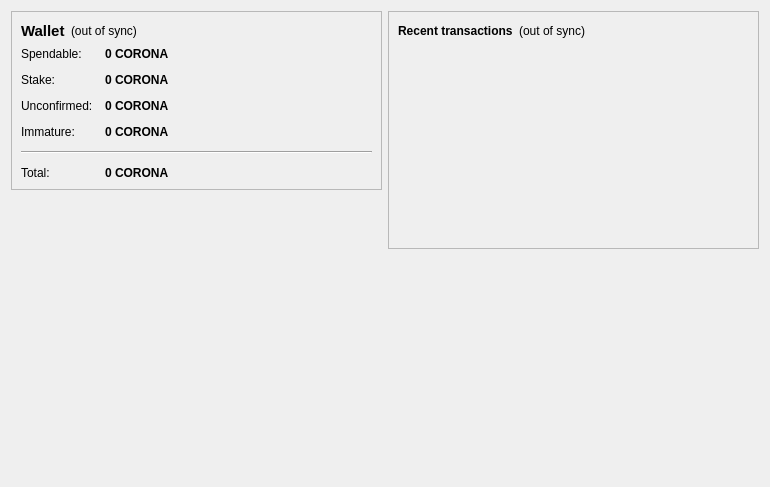
<?xml version="1.0" encoding="UTF-8"?>
<ui version="4.0">
 <class>OverviewPage</class>
 <widget class="QWidget" name="OverviewPage">
  <property name="geometry">
   <rect>
    <x>0</x>
    <y>0</y>
    <width>770</width>
    <height>487</height>
   </rect>
  </property>
  <property name="windowTitle">
   <string>Form</string>
  </property>
  <layout class="QHBoxLayout" name="horizontalLayout" stretch="1,1">
   <item>
    <layout class="QVBoxLayout" name="verticalLayout_2">
     <item>
      <widget class="QFrame" name="frame">
       <property name="frameShape">
        <enum>QFrame::StyledPanel</enum>
       </property>
       <property name="frameShadow">
        <enum>QFrame::Raised</enum>
       </property>
       <layout class="QVBoxLayout" name="verticalLayout_4">
        <item>
         <layout class="QHBoxLayout" name="horizontalLayout_4">
          <item>
           <widget class="QLabel" name="label_5">
            <property name="font">
             <font>
              <pointsize>11</pointsize>
              <weight>75</weight>
              <bold>true</bold>
             </font>
            </property>
            <property name="text">
             <string>Wallet</string>
            </property>
           </widget>
          </item>
          <item>
           <widget class="QLabel" name="labelWalletStatus">
            <property name="toolTip">
             <string>The displayed information may be out of date. Your wallet automatically synchronizes with the corona network after a connection is established, but this process has not completed yet.</string>
            </property>
            <property name="styleSheet">
             <string notr="true"/>
            </property>
            <property name="text">
             <string notr="true">(out of sync)</string>
            </property>
            <property name="alignment">
             <set>Qt::AlignLeading|Qt::AlignLeft|Qt::AlignVCenter</set>
            </property>
           </widget>
          </item>
          <item>
           <spacer name="horizontalSpacer_2">
            <property name="orientation">
             <enum>Qt::Horizontal</enum>
            </property>
            <property name="sizeHint" stdset="0">
             <size>
              <width>40</width>
              <height>20</height>
             </size>
            </property>
           </spacer>
          </item>
         </layout>
        </item>
        <item>
         <layout class="QFormLayout" name="formLayout_2">
          <property name="fieldGrowthPolicy">
           <enum>QFormLayout::AllNonFixedFieldsGrow</enum>
          </property>
          <property name="horizontalSpacing">
           <number>12</number>
          </property>
          <property name="verticalSpacing">
           <number>12</number>
          </property>
          <item row="0" column="0">
           <widget class="QLabel" name="label">
            <property name="text">
             <string>Spendable:</string>
            </property>
           </widget>
          </item>
          <item row="0" column="1">
           <widget class="QLabel" name="labelBalance">
            <property name="font">
             <font>
              <weight>75</weight>
              <bold>true</bold>
             </font>
            </property>
            <property name="cursor">
             <cursorShape>IBeamCursor</cursorShape>
            </property>
            <property name="toolTip">
             <string>Your current spendable balance</string>
            </property>
            <property name="text">
             <string notr="true">0 CORONA</string>
            </property>
            <property name="textInteractionFlags">
             <set>Qt::LinksAccessibleByMouse|Qt::TextSelectableByKeyboard|Qt::TextSelectableByMouse</set>
            </property>
           </widget>
          </item>
          <item row="1" column="0">
           <widget class="QLabel" name="label_6">
            <property name="text">
             <string>Stake:</string>
            </property>
           </widget>
          </item>
          <item row="1" column="1">
           <widget class="QLabel" name="labelStake">
            <property name="font">
             <font>
              <weight>75</weight>
              <bold>true</bold>
             </font>
            </property>
            <property name="cursor">
             <cursorShape>IBeamCursor</cursorShape>
            </property>
            <property name="toolTip">
             <string>Total of coins that was staked, and do not yet count toward the current balance</string>
            </property>
            <property name="text">
             <string notr="true">0 CORONA</string>
            </property>
            <property name="textInteractionFlags">
             <set>Qt::LinksAccessibleByMouse|Qt::TextSelectableByKeyboard|Qt::TextSelectableByMouse</set>
            </property>
           </widget>
          </item>
          <item row="2" column="0">
           <widget class="QLabel" name="label_3">
            <property name="text">
             <string>Unconfirmed:</string>
            </property>
           </widget>
          </item>
          <item row="2" column="1">
           <widget class="QLabel" name="labelUnconfirmed">
            <property name="font">
             <font>
              <weight>75</weight>
              <bold>true</bold>
             </font>
            </property>
            <property name="cursor">
             <cursorShape>IBeamCursor</cursorShape>
            </property>
            <property name="toolTip">
             <string>Total of transactions that have yet to be confirmed, and do not yet count toward the current balance</string>
            </property>
            <property name="text">
             <string notr="true">0 CORONA</string>
            </property>
            <property name="textInteractionFlags">
             <set>Qt::LinksAccessibleByMouse|Qt::TextSelectableByKeyboard|Qt::TextSelectableByMouse</set>
            </property>
           </widget>
          </item>
          <item row="3" column="0">
           <widget class="QLabel" name="labelImmatureText">
            <property name="text">
             <string>Immature:</string>
            </property>
           </widget>
          </item>
          <item row="3" column="1">
           <widget class="QLabel" name="labelImmature">
            <property name="font">
             <font>
              <weight>75</weight>
              <bold>true</bold>
             </font>
            </property>
            <property name="toolTip">
             <string>Mined balance that has not yet matured</string>
            </property>
            <property name="text">
             <string notr="true">0 CORONA</string>
            </property>
            <property name="textInteractionFlags">
             <set>Qt::LinksAccessibleByMouse|Qt::TextSelectableByKeyboard|Qt::TextSelectableByMouse</set>
            </property>
           </widget>
          </item>
          <item row="4" column="0" colspan="2">
           <widget class="Line" name="line">
            <property name="orientation">
             <enum>Qt::Horizontal</enum>
            </property>
           </widget>
          </item>
          <item row="5" column="0">
           <widget class="QLabel" name="labelTotalText">
            <property name="text">
             <string>Total:</string>
            </property>
           </widget>
          </item>
          <item row="5" column="1">
           <widget class="QLabel" name="labelTotal">
            <property name="font">
             <font>
              <weight>75</weight>
              <bold>true</bold>
             </font>
            </property>
            <property name="cursor">
             <cursorShape>IBeamCursor</cursorShape>
            </property>
            <property name="toolTip">
             <string>Your current total balance</string>
            </property>
            <property name="text">
             <string notr="true">0 CORONA</string>
            </property>
            <property name="textInteractionFlags">
             <set>Qt::LinksAccessibleByMouse|Qt::TextSelectableByKeyboard|Qt::TextSelectableByMouse</set>
            </property>
           </widget>
          </item>
         </layout>
        </item>
       </layout>
      </widget>
     </item>
     <item>
      <spacer name="verticalSpacer">
       <property name="orientation">
        <enum>Qt::Vertical</enum>
       </property>
       <property name="sizeHint" stdset="0">
        <size>
         <width>20</width>
         <height>40</height>
        </size>
       </property>
      </spacer>
     </item>
     <item>
      <widget class="QLabel" name="label_2">
       <property name="autoFillBackground">
        <bool>true</bool>
       </property>
       <property name="text">
        <string/>
       </property>
       <property name="pixmap">
        <pixmap resource="../bitcoin.qrc">:/icons/mastbg</pixmap>
       </property>
       <property name="scaledContents">
        <bool>false</bool>
       </property>
       <property name="margin">
        <number>0</number>
       </property>
      </widget>
     </item>
    </layout>
   </item>
   <item>
    <layout class="QVBoxLayout" name="verticalLayout_3">
     <item>
      <widget class="QFrame" name="frame_2">
       <property name="frameShape">
        <enum>QFrame::StyledPanel</enum>
       </property>
       <property name="frameShadow">
        <enum>QFrame::Raised</enum>
       </property>
       <layout class="QVBoxLayout" name="verticalLayout">
        <item>
         <layout class="QHBoxLayout" name="horizontalLayout_2">
          <item>
           <widget class="QLabel" name="label_4">
            <property name="text">
             <string>&lt;b&gt;Recent transactions&lt;/b&gt;</string>
            </property>
           </widget>
          </item>
          <item>
           <widget class="QLabel" name="labelTransactionsStatus">
            <property name="toolTip">
             <string>The displayed information may be out of date. Your wallet automatically synchronizes with the corona network after a connection is established, but this process has not completed yet.</string>
            </property>
            <property name="styleSheet">
             <string notr="true"/>
            </property>
            <property name="text">
             <string notr="true">(out of sync)</string>
            </property>
            <property name="alignment">
             <set>Qt::AlignRight|Qt::AlignTrailing|Qt::AlignVCenter</set>
            </property>
           </widget>
          </item>
          <item>
           <spacer name="horizontalSpacer">
            <property name="orientation">
             <enum>Qt::Horizontal</enum>
            </property>
            <property name="sizeHint" stdset="0">
             <size>
              <width>40</width>
              <height>20</height>
             </size>
            </property>
           </spacer>
          </item>
         </layout>
        </item>
        <item>
         <widget class="QListView" name="listTransactions">
          <property name="styleSheet">
           <string notr="true">QListView { background: transparent; }</string>
          </property>
          <property name="frameShape">
           <enum>QFrame::NoFrame</enum>
          </property>
          <property name="verticalScrollBarPolicy">
           <enum>Qt::ScrollBarAlwaysOff</enum>
          </property>
          <property name="horizontalScrollBarPolicy">
           <enum>Qt::ScrollBarAlwaysOff</enum>
          </property>
          <property name="selectionMode">
           <enum>QAbstractItemView::NoSelection</enum>
          </property>
         </widget>
        </item>
       </layout>
      </widget>
     </item>
     <item>
      <spacer name="verticalSpacer_2">
       <property name="orientation">
        <enum>Qt::Vertical</enum>
       </property>
       <property name="sizeHint" stdset="0">
        <size>
         <width>20</width>
         <height>40</height>
        </size>
       </property>
      </spacer>
     </item>
    </layout>
   </item>
  </layout>
 </widget>
 <resources>
  <include location="../bitcoin.qrc"/>
 </resources>
 <connections/>
</ui>
